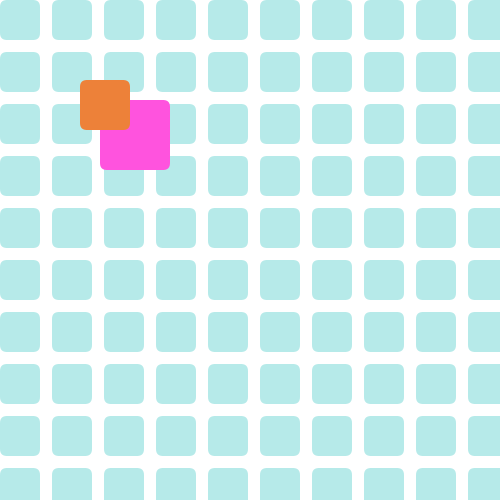
Frame 1 (no input)
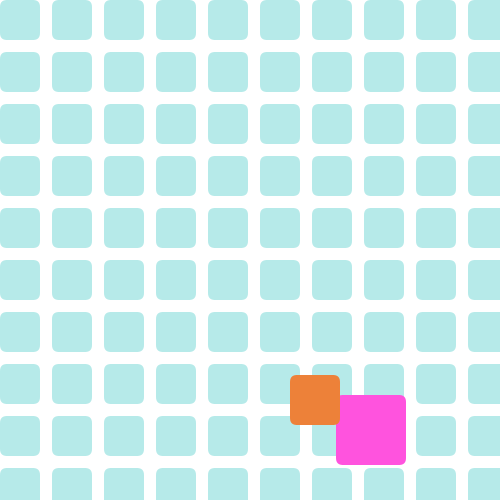
Frame 60 (the mouse pressed at the canvas centre just before this capture)
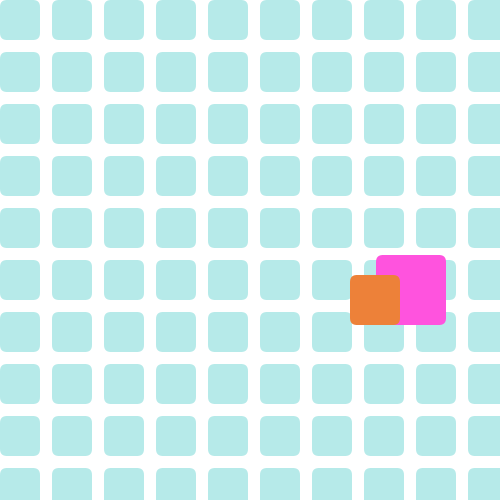
Frame 120 (the mouse held since frame 60 and released just before this capture)

The Processing sketch that drew these frames (run headless with seeded random() and noise(); from frame 60 on, the mouse is pressed at the canvas centre):

// Processing sketch: processing_115702
// ── processing_115702.pde

int ballOneX = 100;
int ballOneY = 100;
int ballTwoX = 80;
int ballTwoY = 80;
boolean ballOneReverseX = false;
boolean ballOneReverseY = false;
boolean ballTwoReverseX = false;
boolean ballTwoReverseY = false;

void setup() {
  size(500, 500);
  frameRate(30);
}
 
void draw() {
  background(255);
 
  noStroke();
  fill(182, 234, 233);
  for(int i = 0; i < 30; i++ ) { //make 40 things x-axis 
    for(int j = 0; j < 30; j++ ) { //make 40 things on the y axis
      rect(i*52, j*52, 40, 40, 7);
    }
  }
  
 //ballOne
  fill(647, 83, 222);
  rect(ballOneX, ballOneY, 70, 70, 7);
  //here we check if it has gone too far
  if (ballOneX >= 475) {
    ballOneReverseX = true;
  }
  else if ( ballOneX <= 25) {
    ballOneReverseX = false;
  }
  if (ballOneY >= 475) {
    ballOneReverseY = true;
  }
  else if ( ballOneY <= 25) {
    ballOneReverseY = false;
  }
 
 
  //here we see what direction to go(pixels every frame)
  if (ballOneReverseX) {
    ballOneX-=4;
  }
  else {
    ballOneX+=4;
  }
  if (ballOneReverseY) {
    ballOneY-=5;
  }
  else {
    ballOneY+=5;
  }


//ballTwo
fill(237, 129, 57);
  rect(ballTwoX, ballTwoY, 50, 50, 7);
  //here we check if it has gone too far
  if (ballTwoX >= 475) {
    ballTwoReverseX = true;
  }
  else if ( ballTwoX <= 25) {
    ballTwoReverseX = false;
  }
  if (ballTwoY >= 475) {
    ballTwoReverseY = true;
  }
  else if ( ballTwoY <= 25) {
    ballTwoReverseY = false;
  }
 
 
  //here we see what direction to go
  if (ballTwoReverseX) {
    ballTwoX-=10;
  }
  else {
    ballTwoX+=10;
  }
  if (ballTwoReverseY) {
    ballTwoY-=5;
  }
  else {
    ballTwoY+=5;
  }
}
